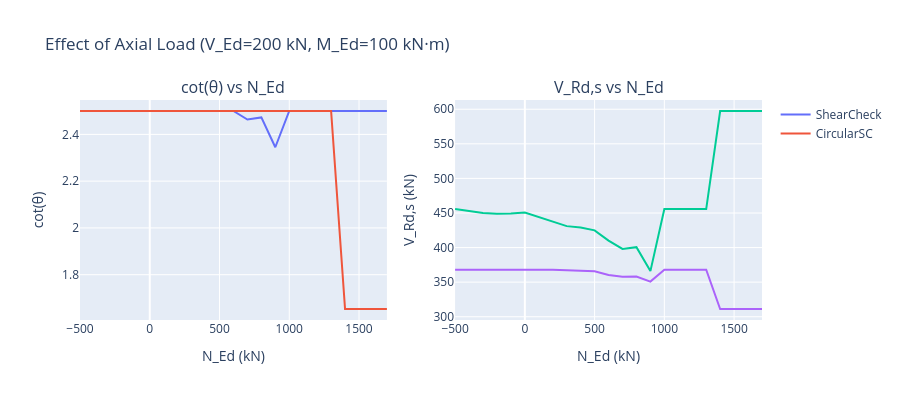

The code cell stored with this chart in its notebook:
### Markdown cell above
---
## 6. Effect of Axial Load on cot(θ)

Axial compression affects σ_cp which influences α_cw and therefore K.

### Code cell
V_fixed, M_fixed = 200, 100
N_range = np.arange(-500, 1800, 100)

cot_std_N = []; cot_circ_N = []
vrds_std_N = []; vrds_circ_N = []

for N in N_range:
    lc = LoadCase(V_Ed=V_fixed, M_Ed=M_fixed, N_Ed=float(N))
    rs = std.perform_check(load_case=lc)
    rc = circle.perform_shear_check(load_case=lc)
    cot_std_N.append(rs.details['cot_theta'])
    cot_circ_N.append(rc.details['cot_theta'])
    vrds_std_N.append(rs.details['V_Rd_s'])
    vrds_circ_N.append(rc.details['V_Rd_s'])

fig = make_subplots(rows=1, cols=2, subplot_titles=("cot(\u03b8) vs N_Ed", "V_Rd,s vs N_Ed"))
fig.add_trace(go.Scatter(x=N_range, y=cot_std_N, name="ShearCheck"), row=1, col=1)
fig.add_trace(go.Scatter(x=N_range, y=cot_circ_N, name="CircularSC"), row=1, col=1)
fig.add_trace(go.Scatter(x=N_range, y=vrds_std_N, name="ShearCheck", showlegend=False), row=1, col=2)
fig.add_trace(go.Scatter(x=N_range, y=vrds_circ_N, name="CircularSC", showlegend=False), row=1, col=2)

fig.update_xaxes(title_text="N_Ed (kN)")
fig.update_yaxes(title_text="cot(\u03b8)", row=1, col=1)
fig.update_yaxes(title_text="V_Rd,s (kN)", row=1, col=2)
fig.update_layout(title=f"Effect of Axial Load (V_Ed={V_fixed} kN, M_Ed={M_fixed} kN\u00b7m)", height=400)
fig.show()

### Figure 1 — Plotly figure (JSON) as saved in the notebook; plotly's stock layout.template omitted (floating-point values rounded to 4 significant figures)
{"data": [{"name": "ShearCheck", "type": "scatter", "x": [-500, -400, -300, -200, -100, 0, 100, 200, 300, 400, 500, 600, 700, 800, 900, 1000, 1100, 1200, 1300, 1400, 1500, 1600, 1700], "xaxis": "x", "y": [2.5, 2.5, 2.5, 2.5, 2.5, 2.5, 2.5, 2.5, 2.5, 2.5, 2.5, 2.5, 2.464, 2.473, 2.345, 2.5, 2.5, 2.5, 2.5, 2.5, 2.5, 2.5, 2.5], "yaxis": "y"}, {"name": "CircularSC", "type": "scatter", "x": [-500, -400, -300, -200, -100, 0, 100, 200, 300, 400, 500, 600, 700, 800, 900, 1000, 1100, 1200, 1300, 1400, 1500, 1600, 1700], "xaxis": "x", "y": [2.5, 2.5, 2.5, 2.5, 2.5, 2.5, 2.5, 2.5, 2.5, 2.5, 2.5, 2.5, 2.5, 2.5, 2.5, 2.5, 2.5, 2.5, 2.5, 1.653, 1.653, 1.653, 1.653], "yaxis": "y"}, {"name": "ShearCheck", "showlegend": false, "type": "scatter", "x": [-500, -400, -300, -200, -100, 0, 100, 200, 300, 400, 500, 600, 700, 800, 900, 1000, 1100, 1200, 1300, 1400, 1500, 1600, 1700], "xaxis": "x2", "y": [455.6, 453.2, 450.1, 448.9, 449.1, 450.6, 444.4, 437.0, 431.0, 429.1, 424.9, 410.0, 398.1, 400.6, 366.0, 455.6, 455.6, 455.6, 455.6, 597.4, 597.4, 597.4, 597.4], "yaxis": "y2"}, {"name": "CircularSC", "showlegend": false, "type": "scatter", "x": [-500, -400, -300, -200, -100, 0, 100, 200, 300, 400, 500, 600, 700, 800, 900, 1000, 1100, 1200, 1300, 1400, 1500, 1600, 1700], "xaxis": "x2", "y": [367.9, 368.1, 368.1, 368.1, 368.1, 368.1, 368.1, 368.0, 367.2, 366.7, 365.6, 360.4, 357.7, 358.2, 350.8, 368.0, 368.0, 368.0, 368.0, 311.2, 311.2, 311.2, 311.2], "yaxis": "y2"}], "layout": {"annotations": [{"font": {"size": 16}, "showarrow": false, "text": "cot(θ) vs N_Ed", "x": 0.225, "xanchor": "center", "xref": "paper", "y": 1, "yanchor": "bottom", "yref": "paper"}, {"font": {"size": 16}, "showarrow": false, "text": "V_Rd,s vs N_Ed", "x": 0.775, "xanchor": "center", "xref": "paper", "y": 1, "yanchor": "bottom", "yref": "paper"}], "height": 400, "title": {"text": "Effect of Axial Load (V_Ed=200 kN, M_Ed=100 kN·m)"}, "xaxis": {"anchor": "y", "domain": [0, 0.45], "title": {"text": "N_Ed (kN)"}}, "xaxis2": {"anchor": "y2", "domain": [0.55, 1], "title": {"text": "N_Ed (kN)"}}, "yaxis": {"anchor": "x", "domain": [0, 1], "title": {"text": "cot(θ)"}}, "yaxis2": {"anchor": "x2", "domain": [0, 1], "title": {"text": "V_Rd,s (kN)"}}}}
